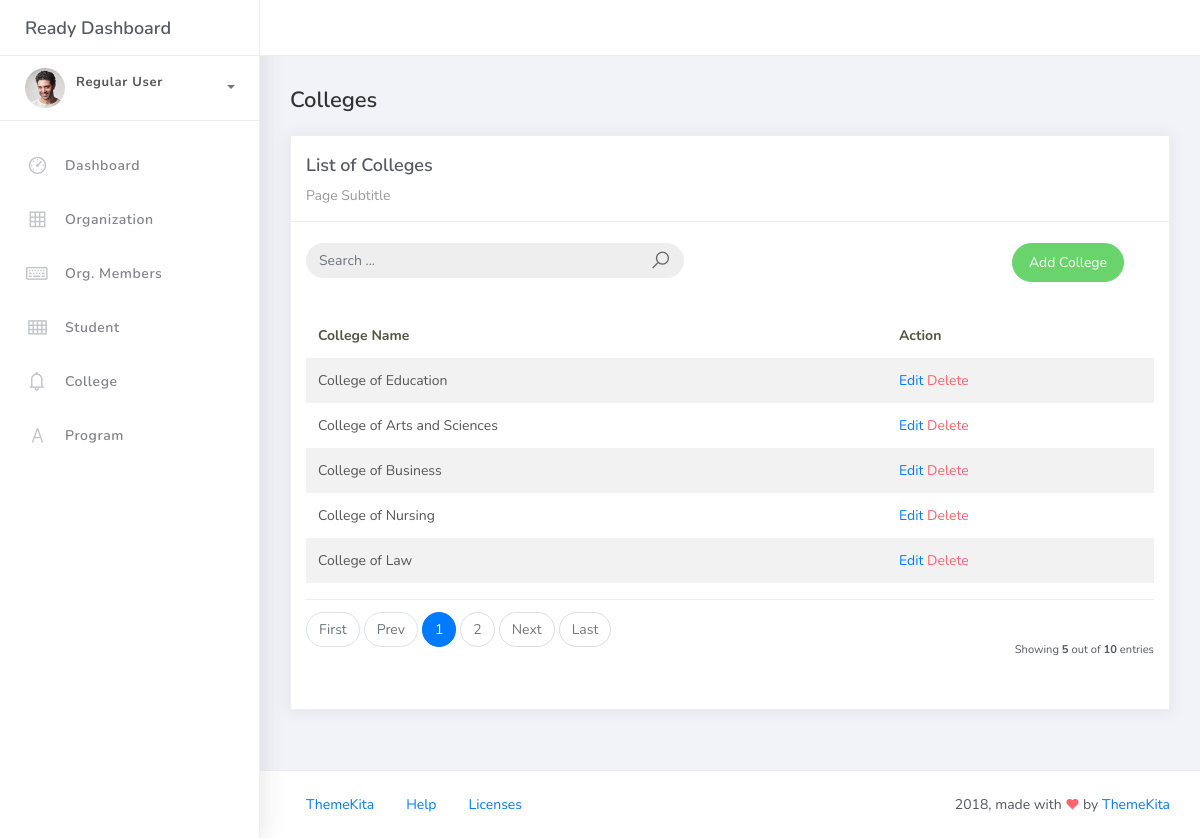
Page /college_list on the committed database.
### studentorg/models.py (models this page shows, shortened)
class BaseModel(models.Model):
    created_at = models.DateTimeField(auto_now_add=True, db_index=True)
    updated_at = models.DateTimeField(auto_now=True)
    class Meta:
        abstract = True

class College(BaseModel):
    college_name = models.CharField(max_length=150)

### studentorg/views.py (the view)
# urls.py: path('college_list', CollegeListView.as_view(), name='college-list'),
class CollegeListView(ListView):
    model = College
    context_object_name = 'colleges'
    template_name = 'college_list.html'
    paginate_by = 5
    def get_queryset(self):
        qs = super().get_queryset()
        query = self.request.GET.get('q')
        if query:
            qs = qs.filter(
                Q(college_name__icontains=query)
            )
        return qs

### templates/college_list.html
{% extends 'base.html' %}
{% load static %}
{% block content %}
<div class="content">
    <div class="container-fluid">
        <h4 class="page-title">Colleges</h4>
        <div class="row">
            <div class="col-md-12">
                <div class="card">
                    <div class="card-header">
                        <div class="card-title">List of Colleges</div>
                        <div class="card-category">Page Subtitle</div>
                    </div>
                    <br />
                    <div class="col-md-12 row">
                        <div class="col-md-6">
                            <form class="navbar-left navbar-form nav-search mr-md-3" action="{% url 'college-list' %}" >
                                <div class="input-group">
                                    <input type="text" name="q" placeholder="Search ..." class="form-control" name="q" />
                                    <div class="input-group-append">
                                        <span class="input-group-text">
                                            <i class="la la-search search-icon"></i>
                                        </span>
                                    </div>
                                </div>
                            </form>
                        </div>
                        <div class="col-md-6">
                            <div class="pull-right">
                                <a href="{% url 'college-add' %}" class="btn btn-success btn-rounded">Add College</a>
                            </div>
                        </div>
                    </div>
                    <div class="card-body">
                        <table class="table table-striped mt-3">
                            <thead>
                                <tr>
                                    <th scope="col">College Name</th>
                                    <th scope="col">Action</th>
                                </tr>
                            </thead>
                            <tbody>
                                {% for object in object_list %}
                                <tr>
                                    <td>{{ object.college_name }}</td>
                                    <td>
                                        <a href="college_list/{{ object.id }}">Edit</a>
                                        <a href="college_list/{{ object.id }}/delete" class="text-danger">Delete</a>
                                    </td>
                                </tr>
                                {% empty %}
                                <tr>
                                    <td colspan="2" style="text-align: center">
                                        <p class="text-sm font-weight-bold mb-0">No Records Found</p>
                                    </td>
                                </tr>
                                {% endfor %}
                            </tbody>
                        </table>
                        {% include 'includes/pagination.html' %}
                    </div>
                </div>
            </div>
        </div>
    </div>
</div>
{% endblock %}

### rows in the picture
College: college_name "College of Education"
College: college_name "College of Arts and Sciences"
College: college_name "College of Business"
College: college_name "College of Nursing"
College: college_name "College of Law"

### other values in the picture
{{ page_num }} "1"
{{ page_num }} "2"
{{ object_list.count }} "5"
{{ paginator.count }} "10"
